Frame 1 (no input): blank canvas, image omitted
Frame 60 (the mouse pressed at the canvas centre just before this capture): blank canvas, image omitted
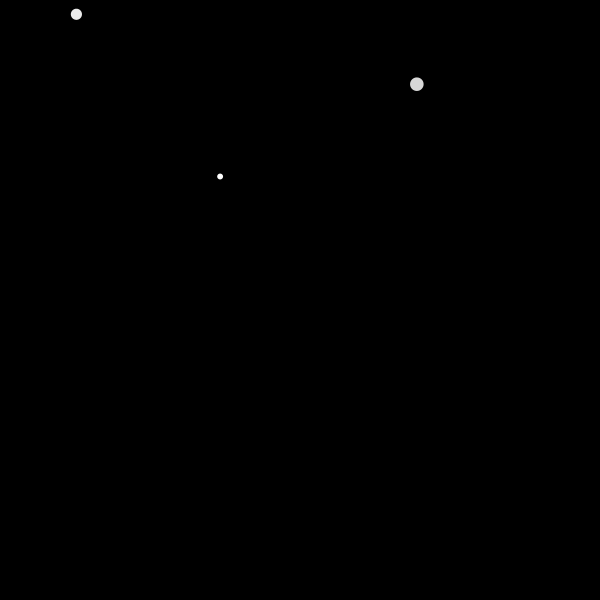
Frame 120 (the mouse held since frame 60 and released just before this capture)

The Processing sketch whose frames 1 and 60 were blank and that drew this single picture after the mouse press (run headless with seeded random() and noise(); from frame 60 on, the mouse is pressed at the canvas centre):

// Processing sketch: Q6
// ── Q6.pde
//Particle myParticle; 

ArrayList <Particle> particles = new ArrayList<Particle>(); 
void setup(){
  size(600, 600);
  smooth(); 
  noStroke(); 
  
  //myParticle = new Particle(width/2, height/2); 
}

void draw(){
  background(0); 
  
  //myParticle.move();
  //myParticle.bounce(); 
  //myParticle.display(); 
  
  //to check to see if a particle is still alive, can use .dead() method
  //println(myParticle.dead()); 
  
  for(int i = 0; i<particles.size(); i++){
    Particle p = particles.get(i); 
    p.move(); 
    p.bounce(); 
    p.display(); 
    
    if(p.dead()){
      particles.remove(i); 
    }
  }
  
  if(frameCount % 30 == 0){
    particles.add(new Particle(random(0, width), random(0, height))); 
  }
}
// ── Particle.pde
class Particle{
  PVector pos; 
  PVector vel; 
  float size; 
  
  int opacity = 255; 
  
  Particle(float x, float y){
     pos = new PVector(x, y); 
     
     vel = new PVector(random(-5, 5), random(-5, 5)); 
     
     size = random(5, 15); 
  }
  
  void move(){
    pos.add(vel); 
  }
  
  void bounce(){
    if(pos.x<= size/2 || pos.x>= width-size/2){
      vel.x = - vel.x*.9; 
      opacity -= 20; 
    }
    if(pos.y<= size/2 || pos.y>= height -size/2){
      vel.y = - vel.y*.9; 
      opacity -= 20; 
    }
  }
  
  void display(){
    fill(255, opacity); 
    ellipse(pos.x, pos.y, size, size); 
  }
  
  boolean dead(){
    if(opacity <= 20){
      return true;
    }else{
      return false;
    }
  }
}
